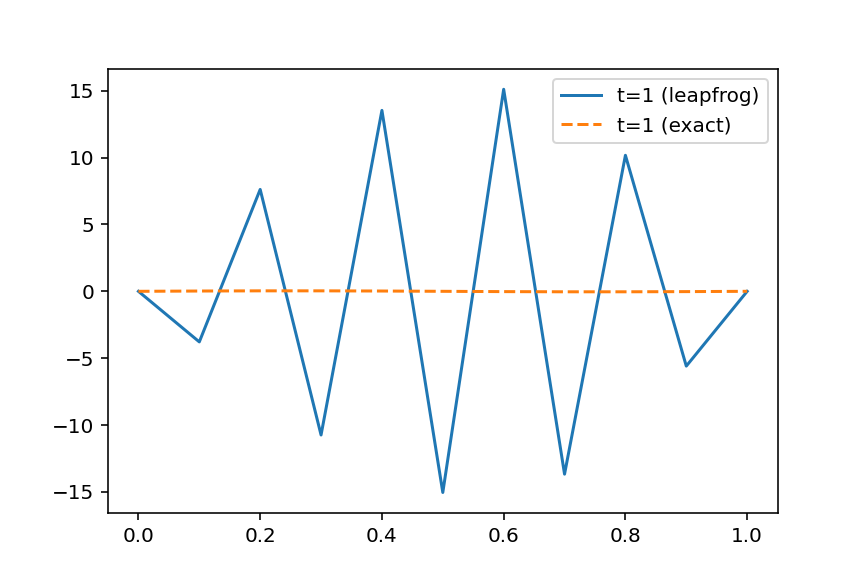

Write the Python code that produced this figure.
#!/usr/bin/env python3
# -*- coding: utf-8 -*-
"""
Created on Sept 05 2023

@author: felixsarpong
"""

import numpy as np
import matplotlib.pyplot as plt
from problem_I_ftcs import exact_solution

nu = 1/6
dx = 0.1
dt = 0.01
N = int(1 / dx) + 1
x = np.linspace(0, 1, N)
r = nu * dt / (dx ** 2)

U0 = np.sin(2 * np.pi * x)
U0[0] = 0
U0[-1] = 0

# First step with FTCS
U1 = U0.copy()
for j in range(1, N-1):
    U1[j] = U0[j] + r * (U0[j+1] - 2 * U0[j] + U0[j-1])

# Leapfrog
U_prev = U0.copy()
U_curr = U1.copy()
for n in range(int(1 / dt)):
    U_next = U_prev.copy()
    for j in range(1, N-1):
        U_next[j] = U_prev[j] + 2 * r * (U_curr[j+1] - 2 * U_curr[j] + U_curr[j-1])
    U_prev = U_curr.copy()
    U_curr = U_next.copy()
    if np.max(np.abs(U_curr)) > 10:  # Check for blow-up
        print("Solution unstable at step", n)
        break

plt.plot(x, U_curr, label='t=1 (leapfrog)')
plt.plot(x, exact_solution(x, 1, nu), '--', label='t=1 (exact)')
plt.legend()
plt.savefig('problem_I_leapfrog.png')
plt.close()

print("Leapfrog scheme is unstable for the heat equation.")
